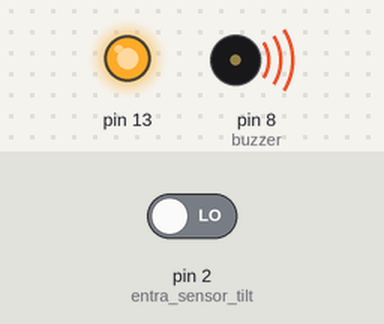
Bench run of a sketch on a simulated Arduino Uno, built with avr-gcc and run on an emulated ATmega328P. Shown: output pins drawn as LEDs (lit = HIGH), buzzer (waves = sounding). Inputs (shaded band) come from the test bench; at power-on: pin 2 (entra_sensor_tilt) LOW. Pins used as bus, display or sensor lines are not drawn.

Above: at 1.9 s.
2.0 s: pin 2 (entra_sensor_tilt) driven HIGH
At 2.26 s:
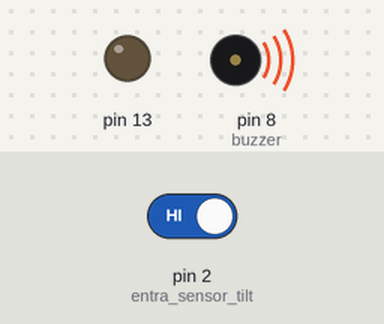
At 3.5 s:
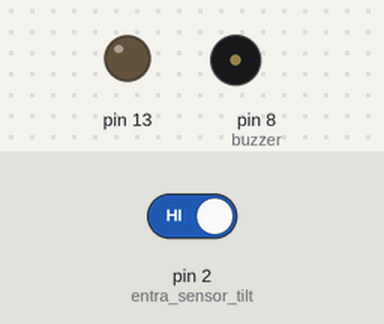
3.8 s: pin 2 (entra_sensor_tilt) driven LOW
At 4.4 s:
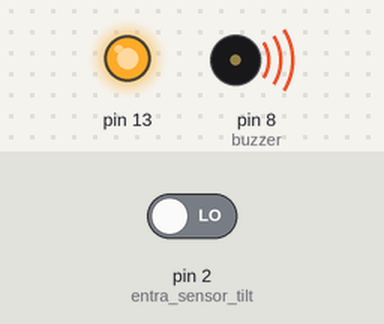
Timing chart, 0 to 11.3 s (numbered marks = the images above; inputs shaded):
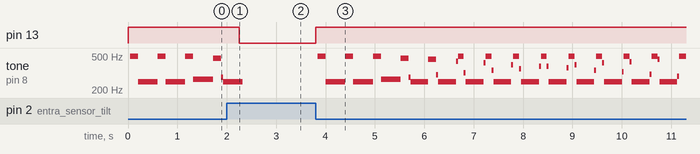

The sketch:

alarm.ino
```cpp
/* Sensor_inclinacao Program for:

  - SW-520D tilt sensor module

  - passive buzzer

  modified by Anderson Muniz Calhabeu

The SW-520D is a simple and cost-effective tilt sensor used to detect changes in orientation or inclination. Here's a breakdown of how it works and what it's typically used for:

Mechanical Design:
Inside the cylindrical sensor is a small conductive ball or metal contact that rolls or shifts when the sensor is tilted.

Electrical Behavior:
When the sensor is upright, the ball makes contact between two terminals, closing the circuit.
When tilted beyond a certain angle, the ball moves away, breaking the circuit.
It acts like a switch: either ON (closed) or OFF (open) depending on its orientation.

Typical Features
Digital Output:
It usually connects to a microcontroller (like Arduino) via a digital input pin.
Debouncing Needed:
Because it's mechanical, it can produce noisy signals when the ball bounces—software debouncing or filtering is often used.
Low Power:
Very low current draw, ideal for battery-powered projects.


*/


int buzzer = 8;                                              // Defines a global variable of type "int" called "buzzer" and assigns it the value 8

const int entra_sensor_tilt = 2;

void setup() {

  pinMode(buzzer, OUTPUT);                                   // Sets the buzzer pin, i.e., Arduino pin 8, as an output (OUTPUT)

  pinMode(LED_BUILTIN, OUTPUT);                              // Sets the LED_BUILTIN pin, i.e., Arduino pin 13, as an output (OUTPUT)

  pinMode(entra_sensor_tilt, INPUT);                         // Sets Arduino pin 2 as an input (INPUT)

}

void loop() {

  unsigned char i, j;                                        // Declares two local variables of type "unsigned char" named "i" and "j"

  int ValorDig = digitalRead(entra_sensor_tilt);             // Declares a local variable of type "int" called "ValorDig" and assigns it the value read from pin 2 - Syntax: digitalRead(pin)

  if (HIGH == ValorDig) {                                    // If the value of "ValorDig" is equal to 5V (HIGH)...

    digitalWrite(LED_BUILTIN, LOW);                          // then set the LED pin to 0V (LOW), turning the LED off

  } else {                                                   // otherwise, if the value of "ValorDig" is equal to 0V (LOW)...

    digitalWrite(LED_BUILTIN, HIGH);                         // turn the LED on

    /////////////////////////////////////////////////// Creates sound for the buzzer ///////////////////////////////////////////////////

    //////////////////////////////////////////////////// Produces a frequency /////////////////////////////////////////////////////////

    for (i = 0; i < 80; i++) {                               // For i from 0 to 80, incrementing by 1...

      digitalWrite(buzzer, HIGH);                            // Sets the buzzer pin (pin 8) to 5V (HIGH)
      delay(1);                                              // Pauses the program for 1 millisecond - Syntax: delay(milliseconds)
      digitalWrite(buzzer, LOW);                             // Sets the buzzer pin (pin 8) to 0V (LOW)
      delay(1);                                              // Pauses the program for 1 millisecond
    }

    ////////////////////////////////////////////// Produces a second frequency ////////////////////////////////////////////////////////

    for (j = 0; j < 100; j++) {                              // For j from 0 to 100, incrementing by 1...

      digitalWrite(buzzer, HIGH);                            // Sets the buzzer pin (pin 8) to 5V (HIGH)
      delay(2);                                              // Pauses the program for 2 milliseconds
      digitalWrite(buzzer, LOW);                             // Sets the buzzer pin (pin 8) to 0V (LOW)
      delay(2);                                              // Pauses the program for 2 milliseconds
    }
  }
}
```

Measured:
- after the input at 2.0 s, pin 13: HIGH → LOW after 0.25 s
- after the input at 3.8 s, pin 13: LOW → HIGH at once; tone on pin 8 (buzzer): plays 496 Hz for 0.16 s, 249 Hz for 0.40 s, 496 Hz for 0.16 s, 249 Hz for 0.40 s, 496 Hz for 0.16 s, 268 Hz for 0.40 s … (46 notes in this stretch), starting at once
- by itself, tone on pin 8 (buzzer): plays 496 Hz for 0.16 s, 249 Hz for 0.40 s, 496 Hz for 0.16 s, 249 Hz for 0.40 s, 496 Hz for 0.16 s, 268 Hz for 0.40 s … (9 notes in this stretch)
